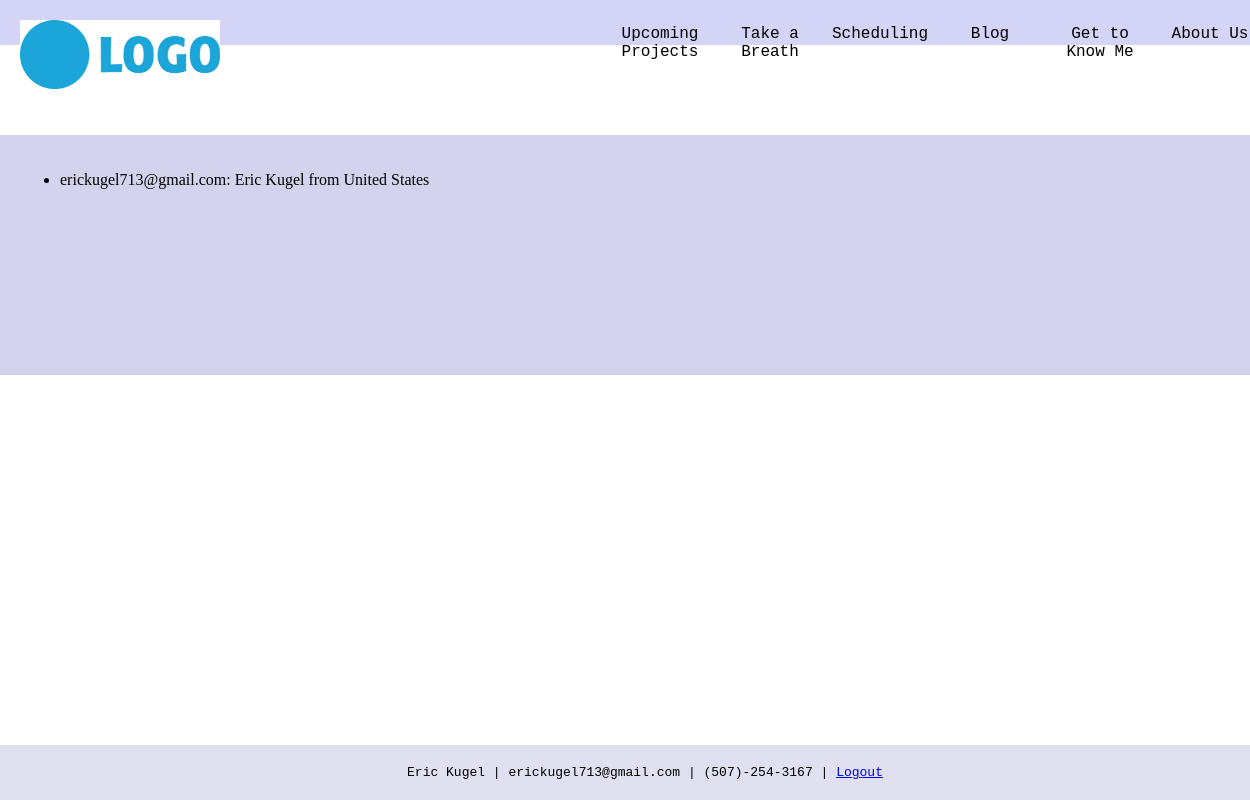
Page /upcoming-projects (signed in) on the earlier database version.
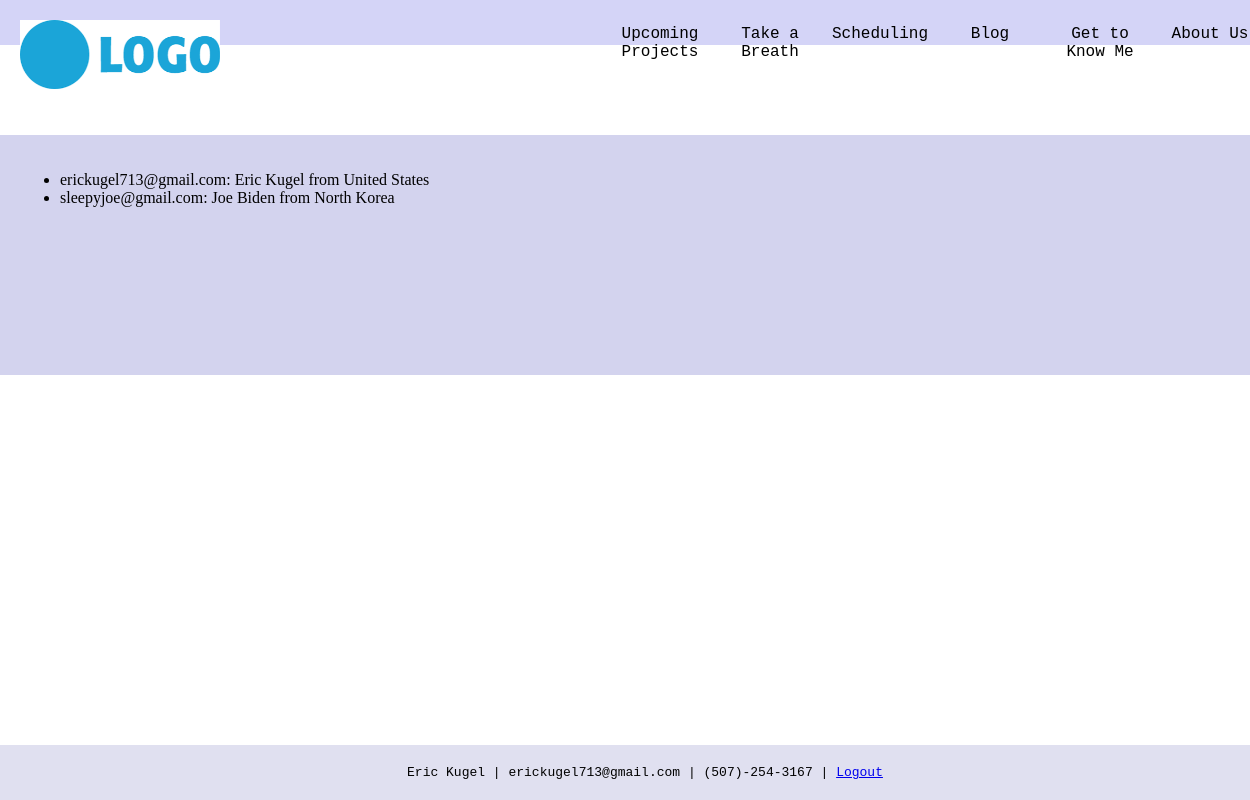
Same page on the later database version.
### App/models.py (models this page shows, shortened)
class User(UserMixin, db.Model):
    __tablename__ = "flasklogin-users"
    id = db.Column(db.Integer, primary_key = True)
    name = db.Column(db.String(64), index = False, unique = False, nullable = False)
    email = db.Column(db.String(80), index = True, unique = True, nullable = False)
    password = db.Column(db.String(200), primary_key = False, unique = False, nullable = False)
    country = db.Column(db.String(100), index = False, unique = False, nullable = True)
    admin = db.Column(db.Boolean, index = False, unique = False, nullable = False)

### App/routes.py (the view)
@app.route("/upcoming-projects")
@login_required
def upcoming_projects():
  return render_template("upcoming_projects.jinja2", users = User.query.all())

### App/routes.py (called while the page is built)
@login_manager.user_loader
def load_user(user_id):
  if user_id is not None:
    return User.query.get(user_id)
  return None

### App/templates/upcoming_projects.jinja2
{% extends "layout.jinja2" %}
{% block content %}
<div class = "section">
    <ul>
    {% for user in users %}
    <li>{{user.email}}: {{user.name}} from {{user.country}}</li>
    {% endfor %}
    </ul>
</div>
{% endblock %}

### App/templates/layout.jinja2 (shortened to what this page needs)
<!DOCTYPE html>
<html>
    <head>
        <link rel = "stylesheet" href = "/static/styles.css"/>
    </head>
    <body>
        <header id = "header">
            <div id = "logo">
                <img id = "logo_image" src = "/static/lib/logo.png"/>
            </div>
            <nav id = "nav"></nav>
        </header>
        <div id = "content">
        <br><br><br><br><br>
            {% block content %}{% endblock %}
        </div>
        <footer>
            Eric Kugel  |  erickugel713@gmail.com  | (507)-254-3167 | <a href = "{{ url_for('logout') }}">Logout</a>
        </footer>
    </body>
</html>

### App/static/styles.css (style rules this page uses)
body { margin: 0; overflow-x: hidden; }
#header { background-color:rgb(212, 212, 247); margin: 0; padding: 20px; padding-top: 25px; width: 100%; }
#content { width: 100%; height: 100%; }
#logo { width: 200px; font-size: 32px; font-family: Impact, Haettenschweiler, 'Arial Narrow Bold', sans-serif; float: left; position: fixed; left: 20px; top: 20px; }
#logo_image { width: 200px; height: auto; }
.section { background-color:#d3d3ee; width: 100%; padding: 20px; height: 200px; padding-bottom: 20px; }
#nav { float: right; }
footer { background-color:rgb(224, 224, 240); font-family: monospace; padding: 20px; text-align: center; position: fixed; bottom: 0; width: 100%; }

Differences in the rows shown:
added User: email "sleepyjoe@gmail.com", name "Joe Biden", country "North Korea"
